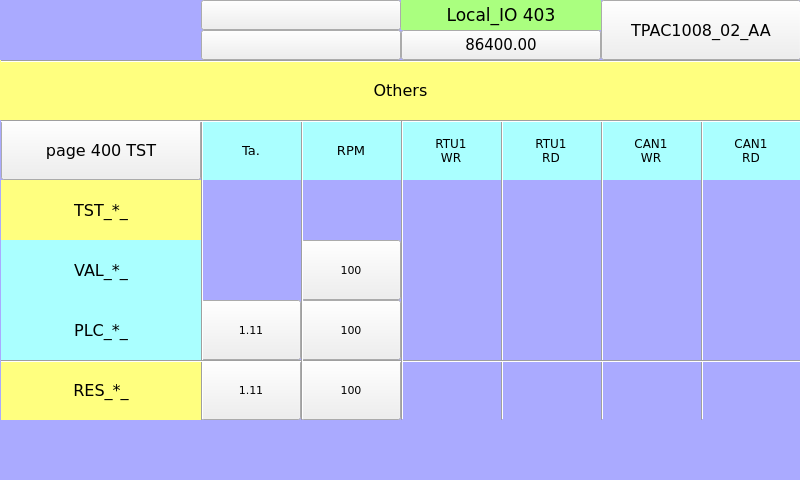
<?xml version="1.0" encoding="UTF-8"?>
<ui version="4.0">
 <class>page403</class>
 <widget class="QWidget" name="page403">
  <property name="geometry">
   <rect>
    <x>0</x>
    <y>0</y>
    <width>800</width>
    <height>480</height>
   </rect>
  </property>
  <property name="minimumSize">
   <size>
    <width>800</width>
    <height>480</height>
   </size>
  </property>
  <property name="maximumSize">
   <size>
    <width>800</width>
    <height>480</height>
   </size>
  </property>
  <property name="windowTitle">
   <string>page403</string>
  </property>
  <property name="styleSheet">
   <string notr="true">QWidget#page403
{
background-color: rgb(170, 170, 255);
}</string>
  </property>
  <widget class="ATCMled" name="atcmLed_PLC_RTU_RD">
   <property name="geometry">
    <rect>
     <x>501</x>
     <y>300</y>
     <width>100</width>
     <height>60</height>
    </rect>
   </property>
   <property name="toolTip">
    <string>RTU_RTU_RD</string>
   </property>
   <property name="whatsThis">
    <string>ATCMled widget</string>
   </property>
   <property name="font">
    <font>
     <family>DejaVu Sans</family>
     <pointsize>8</pointsize>
    </font>
   </property>
   <property name="variable">
    <string>RTU_RTU_RD</string>
   </property>
   <property name="refresh">
    <number>500</number>
   </property>
   <property name="viewStatus">
    <bool>false</bool>
   </property>
   <property name="visibilityVar">
    <string>TST_RTU1_RD</string>
   </property>
   <property name="onIcon">
    <iconset>
     <normaloff>:/on.png</normaloff>:/on.png</iconset>
   </property>
   <property name="offIcon">
    <iconset>
     <normaloff>:/off.png</normaloff>:/off.png</iconset>
   </property>
  </widget>
  <widget class="ATCMled" name="atcmLed_TST_RTU_RD_2">
   <property name="geometry">
    <rect>
     <x>701</x>
     <y>180</y>
     <width>100</width>
     <height>60</height>
    </rect>
   </property>
   <property name="toolTip">
    <string>TST_CAN1_RD</string>
   </property>
   <property name="whatsThis">
    <string>ATCMled widget</string>
   </property>
   <property name="font">
    <font>
     <family>DejaVu Sans</family>
     <pointsize>8</pointsize>
    </font>
   </property>
   <property name="variable">
    <string>TST_CAN1_RD</string>
   </property>
   <property name="refresh">
    <number>500</number>
   </property>
   <property name="viewStatus">
    <bool>false</bool>
   </property>
   <property name="visibilityVar">
    <string/>
   </property>
   <property name="onIcon">
    <iconset>
     <normaloff>:/on.png</normaloff>:/on.png</iconset>
   </property>
   <property name="offIcon">
    <iconset>
     <normaloff>:/off.png</normaloff>:/off.png</iconset>
   </property>
  </widget>
  <widget class="Line" name="line_7">
   <property name="geometry">
    <rect>
     <x>701</x>
     <y>120</y>
     <width>3</width>
     <height>300</height>
    </rect>
   </property>
   <property name="font">
    <font>
     <family>DejaVu Sans</family>
     <pointsize>8</pointsize>
    </font>
   </property>
   <property name="orientation">
    <enum>Qt::Vertical</enum>
   </property>
  </widget>
  <widget class="QLabel" name="label_RTU_AnIn_20">
   <property name="geometry">
    <rect>
     <x>0</x>
     <y>60</y>
     <width>801</width>
     <height>60</height>
    </rect>
   </property>
   <property name="font">
    <font>
     <family>DejaVu Sans</family>
     <pointsize>12</pointsize>
    </font>
   </property>
   <property name="styleSheet">
    <string notr="true">background-color: rgb(255, 255, 127);</string>
   </property>
   <property name="text">
    <string>Others</string>
   </property>
   <property name="alignment">
    <set>Qt::AlignCenter</set>
   </property>
  </widget>
  <widget class="QLabel" name="label_PLC_DigIn_19">
   <property name="geometry">
    <rect>
     <x>201</x>
     <y>120</y>
     <width>100</width>
     <height>60</height>
    </rect>
   </property>
   <property name="font">
    <font>
     <family>DejaVu Sans</family>
     <pointsize>10</pointsize>
    </font>
   </property>
   <property name="styleSheet">
    <string notr="true">background-color: rgb(170, 255, 255);</string>
   </property>
   <property name="text">
    <string>Ta.</string>
   </property>
   <property name="alignment">
    <set>Qt::AlignCenter</set>
   </property>
  </widget>
  <widget class="ATCMled" name="atcmLed_13">
   <property name="geometry">
    <rect>
     <x>140</x>
     <y>10</y>
     <width>21</width>
     <height>20</height>
    </rect>
   </property>
   <property name="toolTip">
    <string>CH0_NETRUN</string>
   </property>
   <property name="whatsThis">
    <string>ATCMled widget</string>
   </property>
   <property name="font">
    <font>
     <family>DejaVu Sans</family>
     <pointsize>8</pointsize>
    </font>
   </property>
   <property name="variable">
    <string>CH0_NETRUN</string>
   </property>
   <property name="refresh">
    <number>500</number>
   </property>
   <property name="viewStatus">
    <bool>false</bool>
   </property>
   <property name="visibilityVar">
    <string/>
   </property>
   <property name="onIcon">
    <iconset>
     <normaloff>:/on.png</normaloff>:/on.png</iconset>
   </property>
   <property name="offIcon">
    <iconset>
     <normaloff>:/off.png</normaloff>:/off.png</iconset>
   </property>
  </widget>
  <widget class="QLabel" name="label_TST_DigIn_">
   <property name="geometry">
    <rect>
     <x>1</x>
     <y>180</y>
     <width>200</width>
     <height>60</height>
    </rect>
   </property>
   <property name="font">
    <font>
     <family>DejaVu Sans</family>
     <pointsize>12</pointsize>
    </font>
   </property>
   <property name="styleSheet">
    <string notr="true">background-color: rgb(255, 255, 127);</string>
   </property>
   <property name="text">
    <string>TST_*_</string>
   </property>
   <property name="alignment">
    <set>Qt::AlignCenter</set>
   </property>
  </widget>
  <widget class="ATCMled" name="atcmLed_PLC_CAN_RD">
   <property name="geometry">
    <rect>
     <x>701</x>
     <y>300</y>
     <width>100</width>
     <height>60</height>
    </rect>
   </property>
   <property name="toolTip">
    <string>CAN_DigIn_1</string>
   </property>
   <property name="whatsThis">
    <string>ATCMled widget</string>
   </property>
   <property name="font">
    <font>
     <family>DejaVu Sans</family>
     <pointsize>8</pointsize>
    </font>
   </property>
   <property name="variable">
    <string>CAN_DigIn_1</string>
   </property>
   <property name="refresh">
    <number>500</number>
   </property>
   <property name="viewStatus">
    <bool>false</bool>
   </property>
   <property name="visibilityVar">
    <string>TST_CAN1_RD</string>
   </property>
   <property name="onIcon">
    <iconset>
     <normaloff>:/on.png</normaloff>:/on.png</iconset>
   </property>
   <property name="offIcon">
    <iconset>
     <normaloff>:/off.png</normaloff>:/off.png</iconset>
   </property>
  </widget>
  <widget class="ATCMbutton" name="atcmButton_6">
   <property name="geometry">
    <rect>
     <x>601</x>
     <y>0</y>
     <width>200</width>
     <height>60</height>
    </rect>
   </property>
   <property name="font">
    <font>
     <family>DejaVu Sans</family>
     <pointsize>12</pointsize>
     <weight>50</weight>
     <bold>false</bold>
    </font>
   </property>
   <property name="toolTip">
    <string/>
   </property>
   <property name="whatsThis">
    <string>ATCMbutton widget</string>
   </property>
   <property name="pageName">
    <string>menu</string>
   </property>
   <property name="statusvar">
    <string/>
   </property>
   <property name="viewStatus">
    <bool>false</bool>
   </property>
   <property name="refresh">
    <number>200</number>
   </property>
   <property name="visibilityVar">
    <string/>
   </property>
   <property name="bgColor">
    <color>
     <red>170</red>
     <green>255</green>
     <blue>255</blue>
    </color>
   </property>
   <property name="borderColor">
    <color>
     <red>0</red>
     <green>0</green>
     <blue>0</blue>
    </color>
   </property>
   <property name="text">
    <string>TPAC1008_02_AA</string>
   </property>
   <property name="pressText">
    <string>TPAC1008_02_AA</string>
   </property>
   <property name="borderWidth">
    <number>1</number>
   </property>
   <property name="borderRadius">
    <number>0</number>
   </property>
   <property name="apparence">
    <enum>QFrame::Raised</enum>
   </property>
  </widget>
  <widget class="ATCMled" name="atcmLed_15">
   <property name="geometry">
    <rect>
     <x>141</x>
     <y>30</y>
     <width>20</width>
     <height>20</height>
    </rect>
   </property>
   <property name="toolTip">
    <string>CH0_01_NODERUN</string>
   </property>
   <property name="whatsThis">
    <string>ATCMled widget</string>
   </property>
   <property name="font">
    <font>
     <family>DejaVu Sans</family>
     <pointsize>8</pointsize>
    </font>
   </property>
   <property name="variable">
    <string>CH0_01_NODERUN</string>
   </property>
   <property name="refresh">
    <number>500</number>
   </property>
   <property name="viewStatus">
    <bool>false</bool>
   </property>
   <property name="visibilityVar">
    <string/>
   </property>
   <property name="onIcon">
    <iconset>
     <normaloff>:/on.png</normaloff>:/on.png</iconset>
   </property>
   <property name="offIcon">
    <iconset>
     <normaloff>:/off.png</normaloff>:/off.png</iconset>
   </property>
  </widget>
  <widget class="ATCMlabel" name="atcmLabelAnOut_2">
   <property name="geometry">
    <rect>
     <x>301</x>
     <y>300</y>
     <width>100</width>
     <height>60</height>
    </rect>
   </property>
   <property name="font">
    <font>
     <family>DejaVu Sans</family>
     <pointsize>8</pointsize>
    </font>
   </property>
   <property name="text">
    <string>100</string>
   </property>
   <property name="toolTip">
    <string>PLC_RPM</string>
   </property>
   <property name="whatsThis">
    <string>ATCMlabel widget</string>
   </property>
   <property name="variable">
    <string>PLC_RPM</string>
   </property>
   <property name="refresh">
    <number>500</number>
   </property>
   <property name="max">
    <string>0</string>
   </property>
   <property name="min">
    <string>0</string>
   </property>
   <property name="viewStatus">
    <bool>false</bool>
   </property>
   <property name="visibilityVar">
    <string>TST_RPM</string>
   </property>
   <property name="bgColor">
    <color>
     <red>170</red>
     <green>255</green>
     <blue>255</blue>
    </color>
   </property>
   <property name="fontColor">
    <color>
     <red>0</red>
     <green>0</green>
     <blue>0</blue>
    </color>
   </property>
   <property name="borderWidth">
    <number>1</number>
   </property>
   <property name="borderRadius">
    <number>0</number>
   </property>
  </widget>
  <widget class="ATCMlabel" name="atcmLabelAnOut_12">
   <property name="geometry">
    <rect>
     <x>301</x>
     <y>360</y>
     <width>100</width>
     <height>60</height>
    </rect>
   </property>
   <property name="font">
    <font>
     <family>DejaVu Sans</family>
     <pointsize>8</pointsize>
    </font>
   </property>
   <property name="text">
    <string>100</string>
   </property>
   <property name="toolTip">
    <string>RES_RPM</string>
   </property>
   <property name="whatsThis">
    <string>ATCMlabel widget</string>
   </property>
   <property name="variable">
    <string>RES_RPM</string>
   </property>
   <property name="refresh">
    <number>500</number>
   </property>
   <property name="max">
    <string>0</string>
   </property>
   <property name="min">
    <string>0</string>
   </property>
   <property name="viewStatus">
    <bool>false</bool>
   </property>
   <property name="visibilityVar">
    <string>TST_RPM</string>
   </property>
   <property name="bgColor">
    <color>
     <red>255</red>
     <green>255</green>
     <blue>127</blue>
    </color>
   </property>
   <property name="fontColor">
    <color>
     <red>0</red>
     <green>0</green>
     <blue>0</blue>
    </color>
   </property>
   <property name="borderWidth">
    <number>1</number>
   </property>
   <property name="borderRadius">
    <number>0</number>
   </property>
  </widget>
  <widget class="Line" name="line_6">
   <property name="geometry">
    <rect>
     <x>601</x>
     <y>120</y>
     <width>3</width>
     <height>300</height>
    </rect>
   </property>
   <property name="font">
    <font>
     <family>DejaVu Sans</family>
     <pointsize>8</pointsize>
    </font>
   </property>
   <property name="orientation">
    <enum>Qt::Vertical</enum>
   </property>
  </widget>
  <widget class="ATCMled" name="atcmLed_TST_Tamb">
   <property name="geometry">
    <rect>
     <x>201</x>
     <y>180</y>
     <width>100</width>
     <height>60</height>
    </rect>
   </property>
   <property name="toolTip">
    <string>TST_Tamb</string>
   </property>
   <property name="whatsThis">
    <string>ATCMled widget</string>
   </property>
   <property name="font">
    <font>
     <family>DejaVu Sans</family>
     <pointsize>8</pointsize>
    </font>
   </property>
   <property name="variable">
    <string>TST_Tamb</string>
   </property>
   <property name="refresh">
    <number>500</number>
   </property>
   <property name="viewStatus">
    <bool>false</bool>
   </property>
   <property name="visibilityVar">
    <string/>
   </property>
   <property name="onIcon">
    <iconset>
     <normaloff>:/on.png</normaloff>:/on.png</iconset>
   </property>
   <property name="offIcon">
    <iconset>
     <normaloff>:/off.png</normaloff>:/off.png</iconset>
   </property>
  </widget>
  <widget class="QLabel" name="label_Qt_Project_2">
   <property name="geometry">
    <rect>
     <x>401</x>
     <y>0</y>
     <width>200</width>
     <height>30</height>
    </rect>
   </property>
   <property name="font">
    <font>
     <family>DejaVu Sans</family>
     <pointsize>13</pointsize>
    </font>
   </property>
   <property name="styleSheet">
    <string notr="true">background-color: rgb(170, 255, 127);</string>
   </property>
   <property name="text">
    <string>Local_IO 403</string>
   </property>
   <property name="alignment">
    <set>Qt::AlignCenter</set>
   </property>
  </widget>
  <widget class="ATCMled" name="atcmLed_PLC_CAN_WR">
   <property name="geometry">
    <rect>
     <x>601</x>
     <y>300</y>
     <width>100</width>
     <height>60</height>
    </rect>
   </property>
   <property name="toolTip">
    <string>CAN_DigOut_1</string>
   </property>
   <property name="whatsThis">
    <string>ATCMled widget</string>
   </property>
   <property name="font">
    <font>
     <family>DejaVu Sans</family>
     <pointsize>8</pointsize>
    </font>
   </property>
   <property name="variable">
    <string>CAN_DigOut_1</string>
   </property>
   <property name="refresh">
    <number>500</number>
   </property>
   <property name="viewStatus">
    <bool>false</bool>
   </property>
   <property name="visibilityVar">
    <string>TST_CAN1_WR</string>
   </property>
   <property name="onIcon">
    <iconset>
     <normaloff>:/on.png</normaloff>:/on.png</iconset>
   </property>
   <property name="offIcon">
    <iconset>
     <normaloff>:/off.png</normaloff>:/off.png</iconset>
   </property>
  </widget>
  <widget class="QLabel" name="label_PLC_DigIn_18">
   <property name="geometry">
    <rect>
     <x>501</x>
     <y>120</y>
     <width>100</width>
     <height>60</height>
    </rect>
   </property>
   <property name="font">
    <font>
     <family>DejaVu Sans</family>
     <pointsize>9</pointsize>
    </font>
   </property>
   <property name="styleSheet">
    <string notr="true">background-color: rgb(170, 255, 255);</string>
   </property>
   <property name="text">
    <string>RTU1
RD</string>
   </property>
   <property name="alignment">
    <set>Qt::AlignCenter</set>
   </property>
  </widget>
  <widget class="ATCMled" name="atcmLed_TST_RTU_WR">
   <property name="geometry">
    <rect>
     <x>401</x>
     <y>180</y>
     <width>100</width>
     <height>60</height>
    </rect>
   </property>
   <property name="toolTip">
    <string>TST_RTU1_WR</string>
   </property>
   <property name="whatsThis">
    <string>ATCMled widget</string>
   </property>
   <property name="font">
    <font>
     <family>DejaVu Sans</family>
     <pointsize>8</pointsize>
    </font>
   </property>
   <property name="variable">
    <string>TST_RTU1_WR</string>
   </property>
   <property name="refresh">
    <number>500</number>
   </property>
   <property name="viewStatus">
    <bool>false</bool>
   </property>
   <property name="visibilityVar">
    <string/>
   </property>
   <property name="onIcon">
    <iconset>
     <normaloff>:/on.png</normaloff>:/on.png</iconset>
   </property>
   <property name="offIcon">
    <iconset>
     <normaloff>:/off.png</normaloff>:/off.png</iconset>
   </property>
  </widget>
  <widget class="ATCMled" name="atcmLed_PLC_RTU_WR">
   <property name="geometry">
    <rect>
     <x>401</x>
     <y>300</y>
     <width>100</width>
     <height>60</height>
    </rect>
   </property>
   <property name="toolTip">
    <string>RTU_RTU_WR</string>
   </property>
   <property name="whatsThis">
    <string>ATCMled widget</string>
   </property>
   <property name="font">
    <font>
     <family>DejaVu Sans</family>
     <pointsize>8</pointsize>
    </font>
   </property>
   <property name="variable">
    <string>RTU_RTU_WR</string>
   </property>
   <property name="refresh">
    <number>500</number>
   </property>
   <property name="viewStatus">
    <bool>false</bool>
   </property>
   <property name="visibilityVar">
    <string>TST_RTU1_WR</string>
   </property>
   <property name="onIcon">
    <iconset>
     <normaloff>:/on.png</normaloff>:/on.png</iconset>
   </property>
   <property name="offIcon">
    <iconset>
     <normaloff>:/off.png</normaloff>:/off.png</iconset>
   </property>
  </widget>
  <widget class="ATCMlabel" name="atcmLabel_PLC_time">
   <property name="geometry">
    <rect>
     <x>401</x>
     <y>30</y>
     <width>200</width>
     <height>30</height>
    </rect>
   </property>
   <property name="font">
    <font>
     <family>DejaVu Sans</family>
     <pointsize>11</pointsize>
     <weight>50</weight>
     <bold>false</bold>
    </font>
   </property>
   <property name="text">
    <string>86400.00</string>
   </property>
   <property name="toolTip">
    <string>PLC_time</string>
   </property>
   <property name="whatsThis">
    <string>ATCMlabel widget</string>
   </property>
   <property name="variable">
    <string>PLC_time</string>
   </property>
   <property name="refresh">
    <number>500</number>
   </property>
   <property name="max">
    <string>0</string>
   </property>
   <property name="min">
    <string>0</string>
   </property>
   <property name="viewStatus">
    <bool>false</bool>
   </property>
   <property name="visibilityVar">
    <string/>
   </property>
   <property name="bgColor">
    <color>
     <red>170</red>
     <green>255</green>
     <blue>127</blue>
    </color>
   </property>
   <property name="borderWidth">
    <number>0</number>
   </property>
   <property name="borderRadius">
    <number>0</number>
   </property>
   <property name="apparence">
    <enum>QFrame::Plain</enum>
   </property>
  </widget>
  <widget class="Line" name="line">
   <property name="geometry">
    <rect>
     <x>201</x>
     <y>120</y>
     <width>3</width>
     <height>300</height>
    </rect>
   </property>
   <property name="font">
    <font>
     <family>DejaVu Sans</family>
     <pointsize>8</pointsize>
    </font>
   </property>
   <property name="orientation">
    <enum>Qt::Vertical</enum>
   </property>
  </widget>
  <widget class="ATCMled" name="atcmLed_VAL_RTU_WR">
   <property name="geometry">
    <rect>
     <x>401</x>
     <y>240</y>
     <width>100</width>
     <height>60</height>
    </rect>
   </property>
   <property name="toolTip">
    <string>VAL_RTU1_WR</string>
   </property>
   <property name="whatsThis">
    <string>ATCMled widget</string>
   </property>
   <property name="font">
    <font>
     <family>DejaVu Sans</family>
     <pointsize>8</pointsize>
    </font>
   </property>
   <property name="variable">
    <string>VAL_RTU1_WR</string>
   </property>
   <property name="refresh">
    <number>500</number>
   </property>
   <property name="viewStatus">
    <bool>false</bool>
   </property>
   <property name="visibilityVar">
    <string>TST_RTU1_WR</string>
   </property>
   <property name="onIcon">
    <iconset>
     <normaloff>:/on.png</normaloff>:/on.png</iconset>
   </property>
   <property name="offIcon">
    <iconset>
     <normaloff>:/off.png</normaloff>:/off.png</iconset>
   </property>
  </widget>
  <widget class="Line" name="line_4">
   <property name="geometry">
    <rect>
     <x>401</x>
     <y>120</y>
     <width>3</width>
     <height>300</height>
    </rect>
   </property>
   <property name="font">
    <font>
     <family>DejaVu Sans</family>
     <pointsize>8</pointsize>
    </font>
   </property>
   <property name="orientation">
    <enum>Qt::Vertical</enum>
   </property>
  </widget>
  <widget class="ATCManimation" name="atcmAnimation_TEST_STATUS">
   <property name="geometry">
    <rect>
     <x>1</x>
     <y>0</y>
     <width>120</width>
     <height>60</height>
    </rect>
   </property>
   <property name="toolTip">
    <string>TEST_STATUS</string>
   </property>
   <property name="whatsThis">
    <string>ATCManimation widget</string>
   </property>
   <property name="font">
    <font>
     <family>DejaVu Sans</family>
     <pointsize>8</pointsize>
    </font>
   </property>
   <property name="mapping">
    <string>0;:/icons/my_img/local.png;216;:/icons/my_img/remote.png;42;:/icons/my_img/done.png</string>
   </property>
   <property name="variable">
    <string>TEST_STATUS</string>
   </property>
   <property name="refresh">
    <number>500</number>
   </property>
   <property name="viewStatus">
    <bool>false</bool>
   </property>
   <property name="visibilityVar">
    <string/>
   </property>
  </widget>
  <widget class="Line" name="line_5">
   <property name="geometry">
    <rect>
     <x>501</x>
     <y>120</y>
     <width>3</width>
     <height>300</height>
    </rect>
   </property>
   <property name="font">
    <font>
     <family>DejaVu Sans</family>
     <pointsize>8</pointsize>
    </font>
   </property>
   <property name="orientation">
    <enum>Qt::Vertical</enum>
   </property>
  </widget>
  <widget class="Line" name="line_2">
   <property name="geometry">
    <rect>
     <x>1</x>
     <y>60</y>
     <width>800</width>
     <height>3</height>
    </rect>
   </property>
   <property name="font">
    <font>
     <family>DejaVu Sans</family>
     <pointsize>8</pointsize>
    </font>
   </property>
   <property name="orientation">
    <enum>Qt::Horizontal</enum>
   </property>
  </widget>
  <widget class="QLabel" name="label_RES_DigIn_">
   <property name="geometry">
    <rect>
     <x>1</x>
     <y>360</y>
     <width>200</width>
     <height>60</height>
    </rect>
   </property>
   <property name="font">
    <font>
     <family>DejaVu Sans</family>
     <pointsize>12</pointsize>
    </font>
   </property>
   <property name="styleSheet">
    <string notr="true">background-color: rgb(255, 255, 127);</string>
   </property>
   <property name="text">
    <string>RES_*_</string>
   </property>
   <property name="alignment">
    <set>Qt::AlignCenter</set>
   </property>
  </widget>
  <widget class="ATCMled" name="atcmLed_16">
   <property name="geometry">
    <rect>
     <x>161</x>
     <y>30</y>
     <width>20</width>
     <height>20</height>
    </rect>
   </property>
   <property name="toolTip">
    <string>CH0_01_NODEGOOD</string>
   </property>
   <property name="whatsThis">
    <string>ATCMled widget</string>
   </property>
   <property name="font">
    <font>
     <family>DejaVu Sans</family>
     <pointsize>8</pointsize>
    </font>
   </property>
   <property name="variable">
    <string>CH0_01_NODEGOOD</string>
   </property>
   <property name="refresh">
    <number>500</number>
   </property>
   <property name="viewStatus">
    <bool>false</bool>
   </property>
   <property name="visibilityVar">
    <string/>
   </property>
   <property name="onIcon">
    <iconset>
     <normaloff>:/on.png</normaloff>:/on.png</iconset>
   </property>
   <property name="offIcon">
    <iconset>
     <normaloff>:/off.png</normaloff>:/off.png</iconset>
   </property>
  </widget>
  <widget class="Line" name="line_3">
   <property name="geometry">
    <rect>
     <x>301</x>
     <y>120</y>
     <width>3</width>
     <height>300</height>
    </rect>
   </property>
   <property name="font">
    <font>
     <family>DejaVu Sans</family>
     <pointsize>8</pointsize>
    </font>
   </property>
   <property name="orientation">
    <enum>Qt::Vertical</enum>
   </property>
  </widget>
  <widget class="ATCMtime" name="atcmTime_2">
   <property name="geometry">
    <rect>
     <x>201</x>
     <y>30</y>
     <width>200</width>
     <height>30</height>
    </rect>
   </property>
   <property name="font">
    <font>
     <family>DejaVu Sans</family>
     <pointsize>11</pointsize>
    </font>
   </property>
   <property name="toolTip">
    <string>ATCM QTime</string>
   </property>
   <property name="whatsThis">
    <string>ATCMtime widget</string>
   </property>
   <property name="bgColor">
    <color>
     <red>170</red>
     <green>255</green>
     <blue>127</blue>
    </color>
   </property>
   <property name="borderWidth">
    <number>0</number>
   </property>
   <property name="borderRadius">
    <number>0</number>
   </property>
  </widget>
  <widget class="ATCMled" name="atcmLed_VAL_CAN_WR">
   <property name="geometry">
    <rect>
     <x>601</x>
     <y>240</y>
     <width>100</width>
     <height>60</height>
    </rect>
   </property>
   <property name="toolTip">
    <string>VAL_CAN1_WR</string>
   </property>
   <property name="whatsThis">
    <string>ATCMled widget</string>
   </property>
   <property name="font">
    <font>
     <family>DejaVu Sans</family>
     <pointsize>8</pointsize>
    </font>
   </property>
   <property name="variable">
    <string>VAL_CAN1_WR</string>
   </property>
   <property name="refresh">
    <number>500</number>
   </property>
   <property name="viewStatus">
    <bool>false</bool>
   </property>
   <property name="visibilityVar">
    <string>TST_CAN1_WR</string>
   </property>
   <property name="onIcon">
    <iconset>
     <normaloff>:/on.png</normaloff>:/on.png</iconset>
   </property>
   <property name="offIcon">
    <iconset>
     <normaloff>:/off.png</normaloff>:/off.png</iconset>
   </property>
  </widget>
  <widget class="ATCMled" name="atcmLed_RES_RTU_RD">
   <property name="geometry">
    <rect>
     <x>501</x>
     <y>360</y>
     <width>100</width>
     <height>60</height>
    </rect>
   </property>
   <property name="toolTip">
    <string>RES_RTU1_RD</string>
   </property>
   <property name="whatsThis">
    <string>ATCMled widget</string>
   </property>
   <property name="font">
    <font>
     <family>DejaVu Sans</family>
     <pointsize>8</pointsize>
    </font>
   </property>
   <property name="variable">
    <string>RES_RTU1_RD</string>
   </property>
   <property name="refresh">
    <number>500</number>
   </property>
   <property name="viewStatus">
    <bool>false</bool>
   </property>
   <property name="visibilityVar">
    <string>TST_RTU1_RD</string>
   </property>
   <property name="onIcon">
    <iconset>
     <normaloff>:/on.png</normaloff>:/on.png</iconset>
   </property>
   <property name="offIcon">
    <iconset>
     <normaloff>:/off.png</normaloff>:/off.png</iconset>
   </property>
  </widget>
  <widget class="ATCMled" name="atcmLed_14">
   <property name="geometry">
    <rect>
     <x>161</x>
     <y>10</y>
     <width>20</width>
     <height>20</height>
    </rect>
   </property>
   <property name="toolTip">
    <string>CH0_NETGOOD</string>
   </property>
   <property name="whatsThis">
    <string>ATCMled widget</string>
   </property>
   <property name="font">
    <font>
     <family>DejaVu Sans</family>
     <pointsize>8</pointsize>
    </font>
   </property>
   <property name="variable">
    <string>CH0_NETGOOD</string>
   </property>
   <property name="refresh">
    <number>500</number>
   </property>
   <property name="viewStatus">
    <bool>false</bool>
   </property>
   <property name="visibilityVar">
    <string/>
   </property>
   <property name="onIcon">
    <iconset>
     <normaloff>:/on.png</normaloff>:/on.png</iconset>
   </property>
   <property name="offIcon">
    <iconset>
     <normaloff>:/off.png</normaloff>:/off.png</iconset>
   </property>
  </widget>
  <widget class="Line" name="line_8">
   <property name="geometry">
    <rect>
     <x>1</x>
     <y>360</y>
     <width>801</width>
     <height>3</height>
    </rect>
   </property>
   <property name="font">
    <font>
     <family>DejaVu Sans</family>
     <pointsize>8</pointsize>
    </font>
   </property>
   <property name="orientation">
    <enum>Qt::Horizontal</enum>
   </property>
  </widget>
  <widget class="QLabel" name="label_PLC_DigIn_14">
   <property name="geometry">
    <rect>
     <x>1</x>
     <y>300</y>
     <width>200</width>
     <height>60</height>
    </rect>
   </property>
   <property name="font">
    <font>
     <family>DejaVu Sans</family>
     <pointsize>12</pointsize>
    </font>
   </property>
   <property name="styleSheet">
    <string notr="true">background-color: rgb(170, 255, 255);</string>
   </property>
   <property name="text">
    <string>PLC_*_</string>
   </property>
   <property name="alignment">
    <set>Qt::AlignCenter</set>
   </property>
  </widget>
  <widget class="ATCMled" name="atcmLed_TST_RTU_RD">
   <property name="geometry">
    <rect>
     <x>501</x>
     <y>180</y>
     <width>100</width>
     <height>60</height>
    </rect>
   </property>
   <property name="toolTip">
    <string>TST_RTU1_RD</string>
   </property>
   <property name="whatsThis">
    <string>ATCMled widget</string>
   </property>
   <property name="font">
    <font>
     <family>DejaVu Sans</family>
     <pointsize>8</pointsize>
    </font>
   </property>
   <property name="variable">
    <string>TST_RTU1_RD</string>
   </property>
   <property name="refresh">
    <number>500</number>
   </property>
   <property name="viewStatus">
    <bool>false</bool>
   </property>
   <property name="visibilityVar">
    <string/>
   </property>
   <property name="onIcon">
    <iconset>
     <normaloff>:/on.png</normaloff>:/on.png</iconset>
   </property>
   <property name="offIcon">
    <iconset>
     <normaloff>:/off.png</normaloff>:/off.png</iconset>
   </property>
  </widget>
  <widget class="ATCMdate" name="atcmDate_2">
   <property name="geometry">
    <rect>
     <x>201</x>
     <y>0</y>
     <width>200</width>
     <height>30</height>
    </rect>
   </property>
   <property name="font">
    <font>
     <family>DejaVu Sans</family>
     <pointsize>11</pointsize>
    </font>
   </property>
   <property name="toolTip">
    <string>ATCM QDate</string>
   </property>
   <property name="whatsThis">
    <string>ATCMdate widget</string>
   </property>
   <property name="bgColor">
    <color>
     <red>170</red>
     <green>255</green>
     <blue>127</blue>
    </color>
   </property>
   <property name="borderWidth">
    <number>0</number>
   </property>
   <property name="borderRadius">
    <number>0</number>
   </property>
  </widget>
  <widget class="QLabel" name="label_PLC_DigIn_">
   <property name="geometry">
    <rect>
     <x>1</x>
     <y>240</y>
     <width>200</width>
     <height>60</height>
    </rect>
   </property>
   <property name="font">
    <font>
     <family>DejaVu Sans</family>
     <pointsize>12</pointsize>
    </font>
   </property>
   <property name="styleSheet">
    <string notr="true">background-color: rgb(170, 255, 255);</string>
   </property>
   <property name="text">
    <string>VAL_*_</string>
   </property>
   <property name="alignment">
    <set>Qt::AlignCenter</set>
   </property>
  </widget>
  <widget class="QLabel" name="label_PLC_DigIn_16">
   <property name="geometry">
    <rect>
     <x>401</x>
     <y>120</y>
     <width>100</width>
     <height>60</height>
    </rect>
   </property>
   <property name="font">
    <font>
     <family>DejaVu Sans</family>
     <pointsize>9</pointsize>
    </font>
   </property>
   <property name="styleSheet">
    <string notr="true">background-color: rgb(170, 255, 255);</string>
   </property>
   <property name="text">
    <string>RTU1
WR</string>
   </property>
   <property name="alignment">
    <set>Qt::AlignCenter</set>
   </property>
  </widget>
  <widget class="QLabel" name="label_PLC_DigIn_20">
   <property name="geometry">
    <rect>
     <x>601</x>
     <y>120</y>
     <width>100</width>
     <height>60</height>
    </rect>
   </property>
   <property name="font">
    <font>
     <family>DejaVu Sans</family>
     <pointsize>9</pointsize>
    </font>
   </property>
   <property name="styleSheet">
    <string notr="true">background-color: rgb(170, 255, 255);</string>
   </property>
   <property name="text">
    <string>CAN1
WR</string>
   </property>
   <property name="alignment">
    <set>Qt::AlignCenter</set>
   </property>
  </widget>
  <widget class="ATCMlabel" name="atcmLabelAnOut_3">
   <property name="geometry">
    <rect>
     <x>301</x>
     <y>240</y>
     <width>100</width>
     <height>60</height>
    </rect>
   </property>
   <property name="font">
    <font>
     <family>DejaVu Sans</family>
     <pointsize>8</pointsize>
    </font>
   </property>
   <property name="text">
    <string>100</string>
   </property>
   <property name="toolTip">
    <string>VAL_RPM</string>
   </property>
   <property name="whatsThis">
    <string>ATCMlabel widget</string>
   </property>
   <property name="variable">
    <string>VAL_RPM</string>
   </property>
   <property name="refresh">
    <number>500</number>
   </property>
   <property name="max">
    <string>0</string>
   </property>
   <property name="min">
    <string>0</string>
   </property>
   <property name="viewStatus">
    <bool>false</bool>
   </property>
   <property name="visibilityVar">
    <string>TST_RPM</string>
   </property>
   <property name="bgColor">
    <color>
     <red>170</red>
     <green>255</green>
     <blue>255</blue>
    </color>
   </property>
   <property name="fontColor">
    <color>
     <red>0</red>
     <green>0</green>
     <blue>0</blue>
    </color>
   </property>
   <property name="borderWidth">
    <number>1</number>
   </property>
   <property name="borderRadius">
    <number>0</number>
   </property>
  </widget>
  <widget class="Line" name="line_hr2">
   <property name="geometry">
    <rect>
     <x>1</x>
     <y>120</y>
     <width>801</width>
     <height>3</height>
    </rect>
   </property>
   <property name="font">
    <font>
     <family>DejaVu Sans</family>
     <pointsize>8</pointsize>
    </font>
   </property>
   <property name="orientation">
    <enum>Qt::Horizontal</enum>
   </property>
  </widget>
  <widget class="ATCMled" name="atcmLed_RES_CAN_RD">
   <property name="geometry">
    <rect>
     <x>701</x>
     <y>360</y>
     <width>100</width>
     <height>60</height>
    </rect>
   </property>
   <property name="toolTip">
    <string>RES_CAN1_RD</string>
   </property>
   <property name="whatsThis">
    <string>ATCMled widget</string>
   </property>
   <property name="font">
    <font>
     <family>DejaVu Sans</family>
     <pointsize>8</pointsize>
    </font>
   </property>
   <property name="variable">
    <string>RES_CAN1_RD</string>
   </property>
   <property name="refresh">
    <number>500</number>
   </property>
   <property name="viewStatus">
    <bool>false</bool>
   </property>
   <property name="visibilityVar">
    <string>TST_CAN1_RD</string>
   </property>
   <property name="onIcon">
    <iconset>
     <normaloff>:/on.png</normaloff>:/on.png</iconset>
   </property>
   <property name="offIcon">
    <iconset>
     <normaloff>:/off.png</normaloff>:/off.png</iconset>
   </property>
  </widget>
  <widget class="ATCMled" name="atcmLed_TST_FWrevision_2">
   <property name="geometry">
    <rect>
     <x>301</x>
     <y>180</y>
     <width>100</width>
     <height>60</height>
    </rect>
   </property>
   <property name="toolTip">
    <string>TST_RPM</string>
   </property>
   <property name="whatsThis">
    <string>ATCMled widget</string>
   </property>
   <property name="font">
    <font>
     <family>DejaVu Sans</family>
     <pointsize>8</pointsize>
    </font>
   </property>
   <property name="variable">
    <string>TST_RPM</string>
   </property>
   <property name="refresh">
    <number>500</number>
   </property>
   <property name="viewStatus">
    <bool>false</bool>
   </property>
   <property name="visibilityVar">
    <string/>
   </property>
   <property name="onIcon">
    <iconset>
     <normaloff>:/on.png</normaloff>:/on.png</iconset>
   </property>
   <property name="offIcon">
    <iconset>
     <normaloff>:/off.png</normaloff>:/off.png</iconset>
   </property>
  </widget>
  <widget class="ATCMbutton" name="atcmButton_page400">
   <property name="geometry">
    <rect>
     <x>1</x>
     <y>120</y>
     <width>200</width>
     <height>60</height>
    </rect>
   </property>
   <property name="font">
    <font>
     <family>DejaVu Sans</family>
     <pointsize>12</pointsize>
    </font>
   </property>
   <property name="toolTip">
    <string/>
   </property>
   <property name="whatsThis">
    <string>ATCMbutton widget</string>
   </property>
   <property name="pageName">
    <string>page400</string>
   </property>
   <property name="statusvar">
    <string/>
   </property>
   <property name="viewStatus">
    <bool>false</bool>
   </property>
   <property name="visibilityVar">
    <string/>
   </property>
   <property name="bgColor">
    <color>
     <red>170</red>
     <green>255</green>
     <blue>255</blue>
    </color>
   </property>
   <property name="text">
    <string>page 400 TST</string>
   </property>
   <property name="pressText">
    <string>page 400 TST</string>
   </property>
   <property name="borderWidth">
    <number>0</number>
   </property>
   <property name="borderRadius">
    <number>0</number>
   </property>
   <property name="apparence">
    <enum>QFrame::Raised</enum>
   </property>
  </widget>
  <widget class="QLabel" name="label_PLC_DigIn_21">
   <property name="geometry">
    <rect>
     <x>301</x>
     <y>120</y>
     <width>100</width>
     <height>60</height>
    </rect>
   </property>
   <property name="font">
    <font>
     <family>DejaVu Sans</family>
     <pointsize>10</pointsize>
    </font>
   </property>
   <property name="styleSheet">
    <string notr="true">background-color: rgb(170, 255, 255);</string>
   </property>
   <property name="text">
    <string>RPM</string>
   </property>
   <property name="alignment">
    <set>Qt::AlignCenter</set>
   </property>
  </widget>
  <widget class="ATCMled" name="atcmLed_TST_RTU_WR_2">
   <property name="geometry">
    <rect>
     <x>601</x>
     <y>180</y>
     <width>100</width>
     <height>60</height>
    </rect>
   </property>
   <property name="toolTip">
    <string>TST_CAN1_WR</string>
   </property>
   <property name="whatsThis">
    <string>ATCMled widget</string>
   </property>
   <property name="font">
    <font>
     <family>DejaVu Sans</family>
     <pointsize>8</pointsize>
    </font>
   </property>
   <property name="variable">
    <string>TST_CAN1_WR</string>
   </property>
   <property name="refresh">
    <number>500</number>
   </property>
   <property name="viewStatus">
    <bool>false</bool>
   </property>
   <property name="visibilityVar">
    <string/>
   </property>
   <property name="onIcon">
    <iconset>
     <normaloff>:/on.png</normaloff>:/on.png</iconset>
   </property>
   <property name="offIcon">
    <iconset>
     <normaloff>:/off.png</normaloff>:/off.png</iconset>
   </property>
  </widget>
  <widget class="ATCMlabel" name="atcmLabelAnOut_1">
   <property name="geometry">
    <rect>
     <x>201</x>
     <y>300</y>
     <width>100</width>
     <height>60</height>
    </rect>
   </property>
   <property name="font">
    <font>
     <family>DejaVu Sans</family>
     <pointsize>8</pointsize>
    </font>
   </property>
   <property name="text">
    <string>1.11</string>
   </property>
   <property name="toolTip">
    <string>PLC_Tamb</string>
   </property>
   <property name="whatsThis">
    <string>ATCMlabel widget</string>
   </property>
   <property name="variable">
    <string>PLC_Tamb</string>
   </property>
   <property name="refresh">
    <number>500</number>
   </property>
   <property name="max">
    <string>0</string>
   </property>
   <property name="min">
    <string>0</string>
   </property>
   <property name="viewStatus">
    <bool>false</bool>
   </property>
   <property name="visibilityVar">
    <string>TST_Tamb</string>
   </property>
   <property name="bgColor">
    <color>
     <red>170</red>
     <green>255</green>
     <blue>255</blue>
    </color>
   </property>
   <property name="fontColor">
    <color>
     <red>0</red>
     <green>0</green>
     <blue>0</blue>
    </color>
   </property>
   <property name="borderWidth">
    <number>1</number>
   </property>
   <property name="borderRadius">
    <number>0</number>
   </property>
  </widget>
  <widget class="ATCMlabel" name="atcmLabelAnOut_11">
   <property name="geometry">
    <rect>
     <x>201</x>
     <y>360</y>
     <width>100</width>
     <height>60</height>
    </rect>
   </property>
   <property name="font">
    <font>
     <family>DejaVu Sans</family>
     <pointsize>8</pointsize>
    </font>
   </property>
   <property name="text">
    <string>1.11</string>
   </property>
   <property name="toolTip">
    <string>RES_Tamb</string>
   </property>
   <property name="whatsThis">
    <string>ATCMlabel widget</string>
   </property>
   <property name="variable">
    <string>RES_Tamb</string>
   </property>
   <property name="refresh">
    <number>500</number>
   </property>
   <property name="max">
    <string>0</string>
   </property>
   <property name="min">
    <string>0</string>
   </property>
   <property name="viewStatus">
    <bool>false</bool>
   </property>
   <property name="visibilityVar">
    <string>TST_Tamb</string>
   </property>
   <property name="bgColor">
    <color>
     <red>255</red>
     <green>255</green>
     <blue>127</blue>
    </color>
   </property>
   <property name="fontColor">
    <color>
     <red>0</red>
     <green>0</green>
     <blue>0</blue>
    </color>
   </property>
   <property name="borderWidth">
    <number>1</number>
   </property>
   <property name="borderRadius">
    <number>0</number>
   </property>
  </widget>
  <widget class="QLabel" name="label_PLC_DigIn_22">
   <property name="geometry">
    <rect>
     <x>701</x>
     <y>120</y>
     <width>100</width>
     <height>60</height>
    </rect>
   </property>
   <property name="font">
    <font>
     <family>DejaVu Sans</family>
     <pointsize>9</pointsize>
    </font>
   </property>
   <property name="styleSheet">
    <string notr="true">background-color: rgb(170, 255, 255);</string>
   </property>
   <property name="text">
    <string>CAN1
RD</string>
   </property>
   <property name="alignment">
    <set>Qt::AlignCenter</set>
   </property>
  </widget>
  <zorder>atcmLed_PLC_RTU_RD</zorder>
  <zorder>atcmLed_TST_RTU_RD_2</zorder>
  <zorder>label_RTU_AnIn_20</zorder>
  <zorder>label_PLC_DigIn_19</zorder>
  <zorder>atcmLed_13</zorder>
  <zorder>label_TST_DigIn_</zorder>
  <zorder>atcmLed_PLC_CAN_RD</zorder>
  <zorder>atcmButton_6</zorder>
  <zorder>atcmLed_15</zorder>
  <zorder>atcmLabelAnOut_2</zorder>
  <zorder>atcmLabelAnOut_12</zorder>
  <zorder>atcmLed_TST_Tamb</zorder>
  <zorder>label_Qt_Project_2</zorder>
  <zorder>atcmLed_PLC_CAN_WR</zorder>
  <zorder>label_PLC_DigIn_18</zorder>
  <zorder>atcmLed_TST_RTU_WR</zorder>
  <zorder>atcmLed_PLC_RTU_WR</zorder>
  <zorder>atcmLabel_PLC_time</zorder>
  <zorder>atcmLed_VAL_RTU_WR</zorder>
  <zorder>atcmAnimation_TEST_STATUS</zorder>
  <zorder>label_RES_DigIn_</zorder>
  <zorder>atcmLed_16</zorder>
  <zorder>atcmTime_2</zorder>
  <zorder>atcmLed_VAL_CAN_WR</zorder>
  <zorder>atcmLed_RES_RTU_RD</zorder>
  <zorder>atcmLed_14</zorder>
  <zorder>label_PLC_DigIn_14</zorder>
  <zorder>atcmLed_TST_RTU_RD</zorder>
  <zorder>atcmDate_2</zorder>
  <zorder>label_PLC_DigIn_</zorder>
  <zorder>label_PLC_DigIn_16</zorder>
  <zorder>label_PLC_DigIn_20</zorder>
  <zorder>atcmLabelAnOut_3</zorder>
  <zorder>atcmLed_RES_CAN_RD</zorder>
  <zorder>atcmLed_TST_FWrevision_2</zorder>
  <zorder>atcmButton_page400</zorder>
  <zorder>label_PLC_DigIn_21</zorder>
  <zorder>atcmLed_TST_RTU_WR_2</zorder>
  <zorder>atcmLabelAnOut_1</zorder>
  <zorder>atcmLabelAnOut_11</zorder>
  <zorder>label_PLC_DigIn_22</zorder>
  <zorder>line_6</zorder>
  <zorder>line</zorder>
  <zorder>line_2</zorder>
  <zorder>line_5</zorder>
  <zorder>line_7</zorder>
  <zorder>line_8</zorder>
  <zorder>line_3</zorder>
  <zorder>line_hr2</zorder>
  <zorder>line_4</zorder>
 </widget>
 <customwidgets>
  <customwidget>
   <class>ATCManimation</class>
   <extends>QLabel</extends>
   <header>atcmplugin.h</header>
  </customwidget>
  <customwidget>
   <class>ATCMbutton</class>
   <extends>QPushButton</extends>
   <header>atcmplugin.h</header>
  </customwidget>
  <customwidget>
   <class>ATCMdate</class>
   <extends>QPushButton</extends>
   <header>atcmplugin.h</header>
  </customwidget>
  <customwidget>
   <class>ATCMlabel</class>
   <extends>QPushButton</extends>
   <header>atcmplugin.h</header>
  </customwidget>
  <customwidget>
   <class>ATCMled</class>
   <extends>QLabel</extends>
   <header>atcmplugin.h</header>
  </customwidget>
  <customwidget>
   <class>ATCMtime</class>
   <extends>QPushButton</extends>
   <header>atcmplugin.h</header>
  </customwidget>
 </customwidgets>
 <resources/>
 <connections/>
 <slots>
  <slot>goto_page(const char*,bool)</slot>
 </slots>
</ui>
